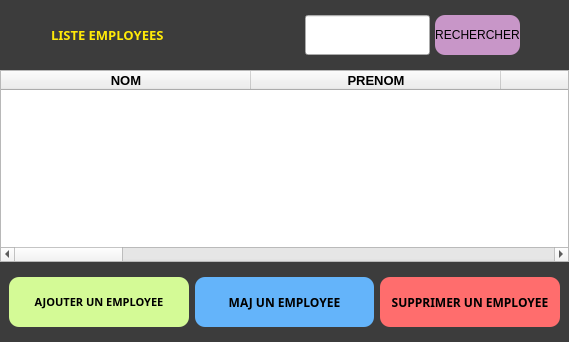
               <widget class="QWidget" name="liste_employees_page">
                <property name="minimumSize">
                 <size>
                  <width>40</width>
                  <height>0</height>
                 </size>
                </property>
                <property name="sizeIncrement">
                 <size>
                  <width>2</width>
                  <height>2</height>
                 </size>
                </property>
                <property name="baseSize">
                 <size>
                  <width>50</width>
                  <height>50</height>
                 </size>
                </property>
                <property name="styleSheet">
                 <string notr="true"/>
                </property>
                <layout class="QVBoxLayout" name="verticalLayout_6">
                 <property name="spacing">
                  <number>0</number>
                 </property>
                 <property name="leftMargin">
                  <number>0</number>
                 </property>
                 <property name="topMargin">
                  <number>0</number>
                 </property>
                 <property name="rightMargin">
                  <number>0</number>
                 </property>
                 <property name="bottomMargin">
                  <number>0</number>
                 </property>
                 <item>
                  <widget class="QWidget" name="employee_frame_header" native="true">
                   <property name="minimumSize">
                    <size>
                     <width>0</width>
                     <height>70</height>
                    </size>
                   </property>
                   <property name="maximumSize">
                    <size>
                     <width>16777215</width>
                     <height>70</height>
                    </size>
                   </property>
                   <property name="styleSheet">
                    <string notr="true">.QWidget{
background: rgb(60, 60, 60);
}</string>
                   </property>
                   <layout class="QHBoxLayout" name="horizontalLayout_4">
                    <item>
                     <widget class="QWidget" name="widget_2" native="true">
                      <property name="minimumSize">
                       <size>
                        <width>250</width>
                        <height>40</height>
                       </size>
                      </property>
                      <property name="maximumSize">
                       <size>
                        <width>250</width>
                        <height>40</height>
                       </size>
                      </property>
                      <property name="styleSheet">
                       <string notr="true">QWidget{
color:rgb(255, 234, 8);
}</string>
                      </property>
                      <layout class="QHBoxLayout" name="horizontalLayout_19">
                       <property name="spacing">
                        <number>2</number>
                       </property>
                       <property name="leftMargin">
                        <number>0</number>
                       </property>
                       <property name="topMargin">
                        <number>0</number>
                       </property>
                       <property name="rightMargin">
                        <number>0</number>
                       </property>
                       <property name="bottomMargin">
                        <number>0</number>
                       </property>
                       <item>
                        <widget class="QLabel" name="total_results_text_employee">
                         <property name="minimumSize">
                          <size>
                           <width>0</width>
                           <height>40</height>
                          </size>
                         </property>
                         <property name="maximumSize">
                          <size>
                           <width>40</width>
                           <height>40</height>
                          </size>
                         </property>
                         <property name="sizeIncrement">
                          <size>
                           <width>2</width>
                           <height>2</height>
                          </size>
                         </property>
                         <property name="baseSize">
                          <size>
                           <width>2</width>
                           <height>2</height>
                          </size>
                         </property>
                         <property name="font">
                          <font>
                           
                           <weight>75</weight>
                           <italic>false</italic>
                           <bold>true</bold>
                           <underline>true</underline>
                           <strikeout>false</strikeout>
                          </font>
                         </property>
                         <property name="styleSheet">
                          <string notr="true">.QLabel{
color:yellow;
font-size:15px;
}</string>
                         </property>
                         <property name="text">
                          <string/>
                         </property>
                         <property name="textFormat">
                          <enum>Qt::MarkdownText</enum>
                         </property>
                         <property name="pixmap">
                          <pixmap>../assets/employee.png</pixmap>
                         </property>
                         <property name="scaledContents">
                          <bool>true</bool>
                         </property>
                         <property name="alignment">
                          <set>Qt::AlignCenter</set>
                         </property>
                         <property name="indent">
                          <number>1</number>
                         </property>
                        </widget>
                       </item>
                       <item>
                        <widget class="QLabel" name="label_2">
                         <property name="font">
                          <font>
                           <family>Lucida Sans</family>
                           <pointsize>10</pointsize>
                           <weight>75</weight>
                           <bold>true</bold>
                          </font>
                         </property>
                         <property name="text">
                          <string>LISTE EMPLOYEES</string>
                         </property>
                        </widget>
                       </item>
                      </layout>
                     </widget>
                    </item>
                    <item>
                     <spacer name="horizontalSpacer_3">
                      <property name="orientation">
                       <enum>Qt::Horizontal</enum>
                      </property>
                      <property name="sizeHint" stdset="0">
                       <size>
                        <width>40</width>
                        <height>20</height>
                       </size>
                      </property>
                     </spacer>
                    </item>
                    <item>
                     <widget class="QWidget" name="widget_9" native="true">
                      <property name="minimumSize">
                       <size>
                        <width>80</width>
                        <height>0</height>
                       </size>
                      </property>
                      <layout class="QHBoxLayout" name="horizontalLayout_5">
                       <property name="spacing">
                        <number>5</number>
                       </property>
                       <property name="leftMargin">
                        <number>0</number>
                       </property>
                       <property name="topMargin">
                        <number>0</number>
                       </property>
                       <property name="rightMargin">
                        <number>0</number>
                       </property>
                       <property name="bottomMargin">
                        <number>0</number>
                       </property>
                       <item>
                        <widget class="QLineEdit" name="liste_employee_search_field">
                         <property name="minimumSize">
                          <size>
                           <width>40</width>
                           <height>40</height>
                          </size>
                         </property>
                         <property name="maximumSize">
                          <size>
                           <width>300</width>
                           <height>16777215</height>
                          </size>
                         </property>
                         <property name="font">
                          <font>
                           <pointsize>10</pointsize>
                          </font>
                         </property>
                         <property name="styleSheet">
                          <string notr="true"/>
                         </property>
                        </widget>
                       </item>
                       <item>
                        <widget class="QPushButton" name="liste_employee_search_btn">
                         <property name="minimumSize">
                          <size>
                           <width>0</width>
                           <height>40</height>
                          </size>
                         </property>
                         <property name="font">
                          <font>
                           <pointsize>9</pointsize>
                          </font>
                         </property>
                         <property name="styleSheet">
                          <string notr="true">.QPushButton{
background: rgb(200, 150, 200);
border-radius: 10px;
}

.QPushButton:hover{
background: rgb(220, 120, 220);
}

.QPushButton:clicked{
background: rgb(250, 100, 250);
}</string>
                         </property>
                         <property name="text">
                          <string>RECHERCHER</string>
                         </property>
                        </widget>
                       </item>
                      </layout>
                     </widget>
                    </item>
                    <item>
                     <spacer name="horizontalSpacer_4">
                      <property name="orientation">
                       <enum>Qt::Horizontal</enum>
                      </property>
                      <property name="sizeHint" stdset="0">
                       <size>
                        <width>40</width>
                        <height>20</height>
                       </size>
                      </property>
                     </spacer>
                    </item>
                   </layout>
                  </widget>
                 </item>
                 <item>
                  <widget class="QWidget" name="employee_frame_content" native="true">
                   <property name="minimumSize">
                    <size>
                     <width>0</width>
                     <height>0</height>
                    </size>
                   </property>
                   <property name="styleSheet">
                    <string notr="true"/>
                   </property>
                   <layout class="QVBoxLayout" name="verticalLayout_11">
                    <property name="spacing">
                     <number>0</number>
                    </property>
                    <property name="leftMargin">
                     <number>0</number>
                    </property>
                    <property name="topMargin">
                     <number>0</number>
                    </property>
                    <property name="rightMargin">
                     <number>0</number>
                    </property>
                    <property name="bottomMargin">
                     <number>0</number>
                    </property>
                    <item>
                     <widget class="QTableWidget" name="liste_employee_table">
                      <property name="font">
                       <font>
                        <pointsize>10</pointsize>
                        <weight>75</weight>
                        <bold>true</bold>
                       </font>
                      </property>
                      <property name="selectionMode">
                       <enum>QAbstractItemView::SingleSelection</enum>
                      </property>
                      <property name="selectionBehavior">
                       <enum>QAbstractItemView::SelectRows</enum>
                      </property>
                      <attribute name="horizontalHeaderMinimumSectionSize">
                       <number>250</number>
                      </attribute>
                      <attribute name="horizontalHeaderDefaultSectionSize">
                       <number>250</number>
                      </attribute>
                      <attribute name="verticalHeaderMinimumSectionSize">
                       <number>80</number>
                      </attribute>
                      <attribute name="verticalHeaderDefaultSectionSize">
                       <number>80</number>
                      </attribute>
                      <column>
                       <property name="text">
                        <string>NOM</string>
                       </property>
                       <property name="font">
                        <font>
                         <family>MS Shell Dlg 2</family>
                         <pointsize>10</pointsize>
                         <weight>75</weight>
                         <bold>true</bold>
                        </font>
                       </property>
                      </column>
                      <column>
                       <property name="text">
                        <string>PRENOM</string>
                       </property>
                       <property name="font">
                        <font>
                         <family>MS Shell Dlg 2</family>
                         <pointsize>10</pointsize>
                         <weight>75</weight>
                         <bold>true</bold>
                        </font>
                       </property>
                      </column>
                      <column>
                       <property name="text">
                        <string>NUM_TELEPHONE</string>
                       </property>
                       <property name="font">
                        <font>
                         <family>MS Shell Dlg 2</family>
                         <pointsize>10</pointsize>
                         <weight>75</weight>
                         <bold>true</bold>
                        </font>
                       </property>
                      </column>
                      <column>
                       <property name="text">
                        <string>DATE NAISSANCE</string>
                       </property>
                       <property name="font">
                        <font>
                         <family>MS Shell Dlg 2</family>
                         <pointsize>10</pointsize>
                         <weight>75</weight>
                         <bold>true</bold>
                        </font>
                       </property>
                      </column>
                      <column>
                       <property name="text">
                        <string>ADDRESSE</string>
                       </property>
                       <property name="font">
                        <font>
                         <family>MS Shell Dlg 2</family>
                         <pointsize>10</pointsize>
                         <weight>75</weight>
                         <bold>true</bold>
                        </font>
                       </property>
                      </column>
                      <column>
                       <property name="text">
                        <string>NUMERO CARTE NAT</string>
                       </property>
                       <property name="font">
                        <font>
                         <family>MS Shell Dlg 2</family>
                         <pointsize>10</pointsize>
                         <weight>75</weight>
                         <bold>true</bold>
                        </font>
                       </property>
                      </column>
                      <column>
                       <property name="text">
                        <string>DATE DEBUT TRAVAIL</string>
                       </property>
                       <property name="font">
                        <font>
                         <family>MS Shell Dlg 2</family>
                         <pointsize>10</pointsize>
                         <weight>75</weight>
                         <bold>true</bold>
                        </font>
                       </property>
                      </column>
                      <column>
                       <property name="text">
                        <string>DATE FIN TRAVAIL</string>
                       </property>
                       <property name="font">
                        <font>
                         <family>MS Shell Dlg 2</family>
                         <pointsize>10</pointsize>
                         <weight>75</weight>
                         <bold>true</bold>
                        </font>
                       </property>
                      </column>
                      <column>
                       <property name="text">
                        <string>SALAIRE (DA)</string>
                       </property>
                       <property name="font">
                        <font>
                         <family>MS Shell Dlg 2</family>
                         <pointsize>10</pointsize>
                         <weight>75</weight>
                         <bold>true</bold>
                        </font>
                       </property>
                      </column>
                      <column>
                       <property name="text">
                        <string>OBSERVATION</string>
                       </property>
                       <property name="font">
                        <font>
                         <family>MS Shell Dlg 2</family>
                         <pointsize>10</pointsize>
                         <weight>75</weight>
                         <bold>true</bold>
                        </font>
                       </property>
                      </column>
                     </widget>
                    </item>
                   </layout>
                  </widget>
                 </item>
                 <item>
                  <widget class="QWidget" name="employee_frame_actions" native="true">
                   <property name="minimumSize">
                    <size>
                     <width>0</width>
                     <height>80</height>
                    </size>
                   </property>
                   <property name="maximumSize">
                    <size>
                     <width>16777215</width>
                     <height>80</height>
                    </size>
                   </property>
                   <property name="sizeIncrement">
                    <size>
                     <width>0</width>
                     <height>100</height>
                    </size>
                   </property>
                   <property name="styleSheet">
                    <string notr="true">.QWidget{
background: rgb(60, 60, 60);
}</string>
                   </property>
                   <layout class="QVBoxLayout" name="verticalLayout_7">
                    <property name="spacing">
                     <number>0</number>
                    </property>
                    <property name="leftMargin">
                     <number>0</number>
                    </property>
                    <property name="topMargin">
                     <number>0</number>
                    </property>
                    <property name="rightMargin">
                     <number>0</number>
                    </property>
                    <property name="bottomMargin">
                     <number>0</number>
                    </property>
                    <item>
                     <widget class="QWidget" name="actions_list" native="true">
                      <property name="minimumSize">
                       <size>
                        <width>0</width>
                        <height>80</height>
                       </size>
                      </property>
                      <property name="maximumSize">
                       <size>
                        <width>16777215</width>
                        <height>80</height>
                       </size>
                      </property>
                      <layout class="QHBoxLayout" name="horizontalLayout_3">
                       <item>
                        <widget class="QWidget" name="widget_6" native="true">
                         <property name="minimumSize">
                          <size>
                           <width>100</width>
                           <height>0</height>
                          </size>
                         </property>
                         <property name="maximumSize">
                          <size>
                           <width>400</width>
                           <height>16777215</height>
                          </size>
                         </property>
                         <layout class="QVBoxLayout" name="verticalLayout_8">
                          <property name="spacing">
                           <number>0</number>
                          </property>
                          <property name="leftMargin">
                           <number>0</number>
                          </property>
                          <property name="topMargin">
                           <number>0</number>
                          </property>
                          <property name="rightMargin">
                           <number>0</number>
                          </property>
                          <property name="bottomMargin">
                           <number>0</number>
                          </property>
                          <item>
                           <widget class="QPushButton" name="add_employee_btn">
                            <property name="minimumSize">
                             <size>
                              <width>110</width>
                              <height>50</height>
                             </size>
                            </property>
                            <property name="font">
                             <font>
                              <family>Segoe UI Black</family>
                              <pointsize>8</pointsize>
                              <weight>75</weight>
                              <bold>true</bold>
                             </font>
                            </property>
                            <property name="styleSheet">
                             <string notr="true">.QPushButton{
background: rgb(212, 250, 150);
border-radius: 10px;
}

.QPushButton::hover{
background: rgb(197, 253, 89);
}

.QPushButton::pressed{
background: rgb(188, 255, 54);
}</string>
                            </property>
                            <property name="text">
                             <string>AJOUTER UN EMPLOYEE</string>
                            </property>
                           </widget>
                          </item>
                         </layout>
                        </widget>
                       </item>
                       <item>
                        <widget class="QWidget" name="widget_7" native="true">
                         <property name="minimumSize">
                          <size>
                           <width>100</width>
                           <height>0</height>
                          </size>
                         </property>
                         <property name="maximumSize">
                          <size>
                           <width>400</width>
                           <height>16777215</height>
                          </size>
                         </property>
                         <layout class="QVBoxLayout" name="verticalLayout_9">
                          <property name="spacing">
                           <number>0</number>
                          </property>
                          <property name="leftMargin">
                           <number>0</number>
                          </property>
                          <property name="topMargin">
                           <number>0</number>
                          </property>
                          <property name="rightMargin">
                           <number>0</number>
                          </property>
                          <property name="bottomMargin">
                           <number>0</number>
                          </property>
                          <item>
                           <widget class="QPushButton" name="update_employee_btn">
                            <property name="minimumSize">
                             <size>
                              <width>110</width>
                              <height>50</height>
                             </size>
                            </property>
                            <property name="font">
                             <font>
                              <family>Segoe UI Black</family>
                              <weight>75</weight>
                              <bold>true</bold>
                             </font>
                            </property>
                            <property name="styleSheet">
                             <string notr="true">.QPushButton{
background: rgb(100, 180, 250);
border-radius: 10px;
}

.QPushButton::hover{
background:  rgb(90, 200, 250);
}

.QPushButton::pressed{
background: rgb(50, 220, 250);
}</string>
                            </property>
                            <property name="text">
                             <string>MAJ UN EMPLOYEE</string>
                            </property>
                           </widget>
                          </item>
                         </layout>
                        </widget>
                       </item>
                       <item>
                        <widget class="QWidget" name="widget_8" native="true">
                         <property name="minimumSize">
                          <size>
                           <width>100</width>
                           <height>0</height>
                          </size>
                         </property>
                         <property name="maximumSize">
                          <size>
                           <width>400</width>
                           <height>16777215</height>
                          </size>
                         </property>
                         <layout class="QVBoxLayout" name="verticalLayout_10">
                          <property name="spacing">
                           <number>0</number>
                          </property>
                          <property name="leftMargin">
                           <number>0</number>
                          </property>
                          <property name="topMargin">
                           <number>0</number>
                          </property>
                          <property name="rightMargin">
                           <number>0</number>
                          </property>
                          <property name="bottomMargin">
                           <number>0</number>
                          </property>
                          <item>
                           <widget class="QPushButton" name="delete_employee_btn">
                            <property name="minimumSize">
                             <size>
                              <width>110</width>
                              <height>50</height>
                             </size>
                            </property>
                            <property name="font">
                             <font>
                              <family>Segoe UI Black</family>
                              <weight>75</weight>
                              <bold>true</bold>
                             </font>
                            </property>
                            <property name="styleSheet">
                             <string notr="true">.QPushButton{
background:rgb(255, 109, 109);
border-radius: 10px;
}

.QPushButton::hover{
background:rgb(255, 90, 90);
}

.QPushButton::pressed{
background: rgb(255, 45, 45);
}</string>
                            </property>
                            <property name="text">
                             <string>SUPPRIMER UN EMPLOYEE</string>
                            </property>
                            <property name="flat">
                             <bool>false</bool>
                            </property>
                           </widget>
                          </item>
                         </layout>
                        </widget>
                       </item>
                      </layout>
                     </widget>
                    </item>
                   </layout>
                  </widget>
                 </item>
                </layout>
               </widget>
